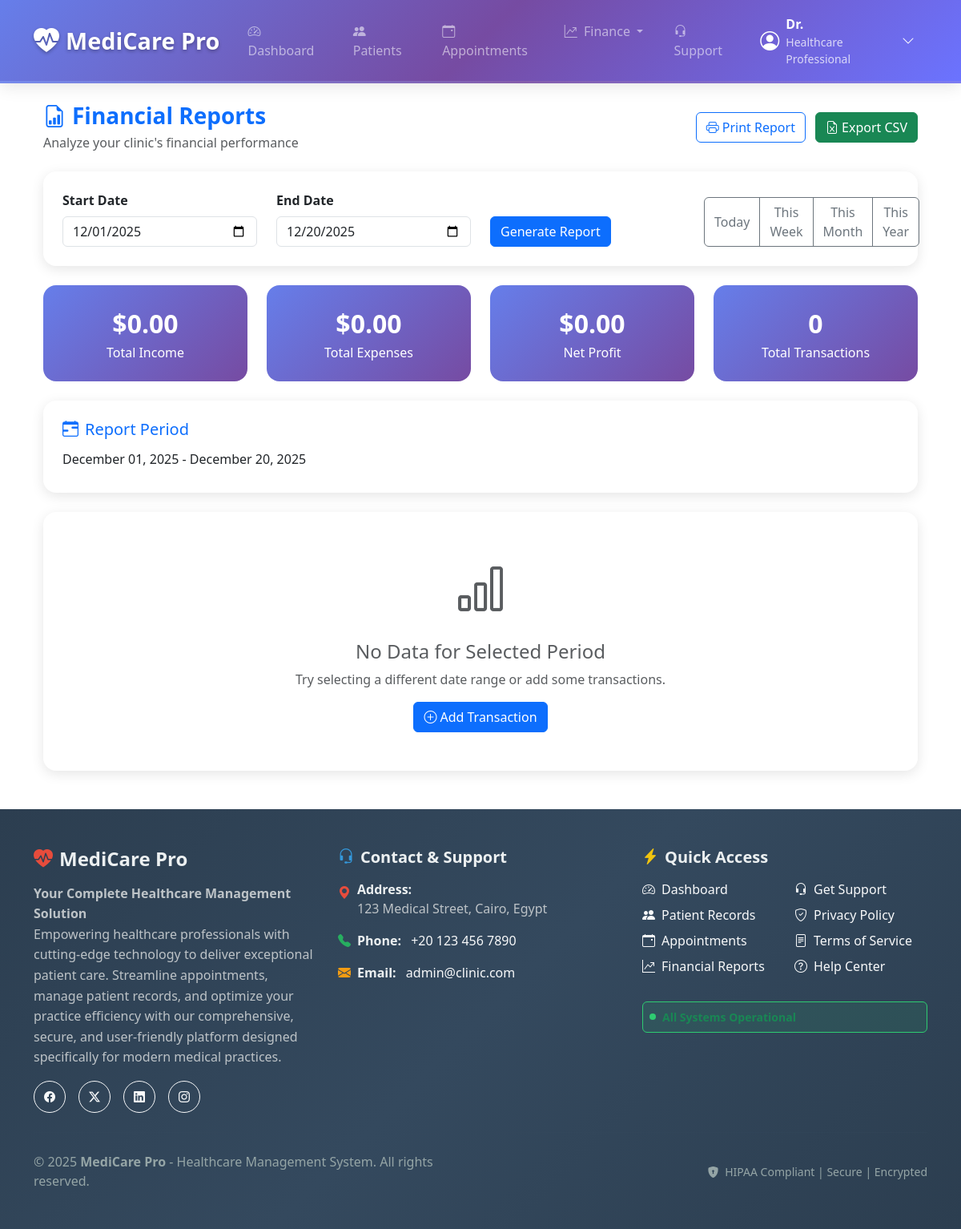
Page /finances/reports (signed in) on the committed database.
### models.py (models this page shows, shortened)
class AdminContactInfo(db.Model):
    __tablename__ = 'admin_contact_info'
    id = db.Column(db.Integer, primary_key=True)
    phone = db.Column(db.String(20))
    whatsapp = db.Column(db.String(20))
    email = db.Column(db.String(120))
    address = db.Column(db.Text)
    working_hours = db.Column(db.String(100))
    updated_at = db.Column(db.DateTime, default=datetime.utcnow)
    updated_by = db.Column(db.Integer, db.ForeignKey('super_admin.id'))
    @classmethod
    def get_contact_info(cls):
        info = cls.query.first()
        return info

### app.py (the view, shortened to what this page needs)
@app.route('/finances/reports', methods=['GET', 'POST'])
@login_required
def financial_reports():
    form = DateRangeForm()
    today = datetime.now()
    start_date = today.replace(day=1)
    end_date = today
    if form.validate_on_submit():
        start_date = datetime.combine(form.start_date.data, datetime.min.time())
        end_date = datetime.combine(form.end_date.data, datetime.max.time())
    elif request.method == 'GET':
        form.start_date.data = start_date.date()
        form.end_date.data = end_date.date()
    transactions = FinancialTransaction.query.filter(
        FinancialTransaction.doctor_id == current_user.id,
        FinancialTransaction.transaction_date.between(start_date, end_date)
    ).order_by(FinancialTransaction.transaction_date.desc()).all()
    income_by_category = {}
    expense_by_category = {}
    total_income = sum(income_by_category.values())
    total_expenses = sum(expense_by_category.values())
    net_profit = total_income - total_expenses
    return render_template('finances/reports.html',
                         form=form,
                         transactions=transactions,
                         income_by_category=income_by_category,
                         expense_by_category=expense_by_category,
                         total_income=total_income,
                         total_expenses=total_expenses,
                         net_profit=net_profit,
                         start_date=start_date,
                         end_date=end_date)

### templates/finances/reports.html (shortened to what this page needs)
{% extends "base.html" %}
{% block content %}
<div class="container-fluid">
  <div class="d-flex justify-content-between align-items-center mb-4">
    <div>
      <h1 class="h3 text-primary fw-bold mb-1">
        <i class="bi bi-file-earmark-bar-graph me-2"></i>Financial Reports
      </h1>
      <p class="text-muted mb-0">Analyze your clinic's financial performance</p>
    </div>
    <div>
      <button class="btn btn-outline-primary" onclick="window.print()">
        <i class="bi bi-printer me-1"></i>Print Report
      </button>
      <button class="btn btn-success ms-2" onclick="exportToCSV()">
        <i class="bi bi-file-earmark-excel me-1"></i>Export CSV
      </button>
    </div>
  </div>
  <div class="report-card">
    <form method="POST" class="row align-items-end">
      <div class="col-md-3">
        <label class="form-label fw-semibold">{{ form.start_date.label.text }}</label>
        {{ form.start_date(class="form-control") }}
      </div>
      <div class="col-md-3">
        <label class="form-label fw-semibold">{{ form.end_date.label.text }}</label>
        {{ form.end_date(class="form-control") }}
      </div>
      <div class="col-md-3">
        {{ form.submit(class="btn btn-primary") }}
      </div>
      <div class="col-md-3 text-end">
        <div class="btn-group">
          <button type="button" class="btn btn-outline-secondary" onclick="setDateRange('today')">Today</button>
          <button type="button" class="btn btn-outline-secondary" onclick="setDateRange('week')">This Week</button>
          <button type="button" class="btn btn-outline-secondary" onclick="setDateRange('month')">This Month</button>
          <button type="button" class="btn btn-outline-secondary" onclick="setDateRange('year')">This Year</button>
        </div>
      </div>
    </form>
  </div>
  <div class="row mb-4">
    <div class="col-md-3">
      <div class="metric-card bg-success">
        <div class="metric-value">${{ "%.2f"|format(total_income) }}</div>
        <div>Total Income</div>
      </div>
    </div>
    <div class="col-md-3">
      <div class="metric-card bg-danger">
        <div class="metric-value">${{ "%.2f"|format(total_expenses) }}</div>
        <div>Total Expenses</div>
      </div>
    </div>
    <div class="col-md-3">
      <div class="metric-card {{ 'bg-success' if net_profit >= 0 else 'bg-danger' }}">
        <div class="metric-value">${{ "%.2f"|format(net_profit) }}</div>
        <div>Net Profit</div>
      </div>
    </div>
    <div class="col-md-3">
      <div class="metric-card bg-info">
        <div class="metric-value">{{ transactions|length }}</div>
        <div>Total Transactions</div>
      </div>
    </div>
  </div>
  <div class="report-card">
    <h5 class="text-primary mb-3">
      <i class="bi bi-calendar-range me-2"></i>Report Period
    </h5>
    <p class="h6">{{ start_date.strftime('%B %d, %Y') }} - {{ end_date.strftime('%B %d, %Y') }}</p>
  </div>
  {% if not transactions %}
  <div class="report-card text-center py-5">
    <i class="bi bi-bar-chart text-muted" style="font-size: 4rem;"></i>
    <h4 class="text-muted mt-3">No Data for Selected Period</h4>
    <p class="text-muted">Try selecting a different date range or add some transactions.</p>
    <a href="{{ url_for('add_financial_transaction') }}" class="btn btn-primary">
      <i class="bi bi-plus-circle me-1"></i>Add Transaction
    </a>
  </div>
  {% endif %}
</div>
{% endblock %}

### templates/base.html (shortened to what this page needs)
<!DOCTYPE html>
<html lang="en">
<head>
    <link rel="stylesheet" href="https://cdn.jsdelivr.net/npm/bootstrap@5.3.2/dist/css/bootstrap.min.css">
    <link rel="stylesheet" href="https://cdn.jsdelivr.net/npm/bootstrap-icons@1.11.3/font/bootstrap-icons.css">
</head>
<body class="d-flex flex-column min-vh-100">
    <nav class="navbar navbar-expand-lg navbar-dark navbar-custom sticky-top">
      <div class="container">
        <a class="navbar-brand d-flex align-items-center" href="{{ url_for('dashboard') }}">
          <i class="bi bi-heart-pulse-fill fs-2 me-2"></i>
          <span>MediCare Pro</span>
        </a>
        <div class="collapse navbar-collapse" id="navbarMain">
          <ul class="navbar-nav me-auto mb-2 mb-lg-0">
            <li class="nav-item">
              <a class="nav-link" href="{{ url_for('dashboard') }}">
                <i class="bi bi-speedometer2 me-1"></i> Dashboard
              </a>
            </li>
            <li class="nav-item">
              <a class="nav-link" href="{{ url_for('patients') }}">
                <i class="bi bi-people-fill me-1"></i> Patients
              </a>
            </li>
            <li class="nav-item">
              <a class="nav-link" href="{{ url_for('calendar') }}">
                <i class="bi bi-calendar-event me-1"></i> Appointments
              </a>
            </li>
            <li class="nav-item dropdown">
              <a class="nav-link dropdown-toggle" href="#" id="financesDropdown" role="button" data-bs-toggle="dropdown" aria-expanded="false">
                <i class="bi bi-graph-up-arrow me-1"></i> Finance
              </a>
            </li>
            <li class="nav-item">
              <a class="nav-link" href="{{ url_for('contact') }}">
                <i class="bi bi-headset me-1"></i> Support
              </a>
            </li>
          </ul>
          <div class="d-flex align-items-center gap-3">
            {% if current_user.is_authenticated %}
              <div class="dropdown">
                <button class="user-profile d-flex align-items-center border-0 bg-transparent" data-bs-toggle="dropdown" aria-expanded="false" style="color: white;">
                  <i class="bi bi-person-circle fs-4 me-2"></i>
                  <div class="d-flex flex-column text-start">
                    <span class="fw-semibold">Dr. {{ current_user.first_name }}</span>
                    {% if current_user.clinic %}
                      <small class="opacity-75">{{ current_user.clinic.name }}</small>
                    {% else %}
                      <small class="opacity-75">Healthcare Professional</small>
                    {% endif %}
                  </div>
                  <i class="bi bi-chevron-down ms-2"></i>
                </button>
              </div>
            {% endif %}
          </div>
        </div>
      </div>
    </nav>
    <main class="flex-grow-1">
        <div class="container py-4">
            {% block content %}{% endblock %}
        </div>
    </main>
    <footer class="mt-auto" style="background: linear-gradient(135deg, #2c3e50 0%, #34495e 50%, #2c3e50 100%); color: #ecf0f1;">
      <div class="container py-5">
        <div class="row g-4">
          <div class="col-lg-4 col-md-6">
            <div class="footer-section">
              <h4 class="fw-bold mb-3 d-flex align-items-center">
                <i class="bi bi-heart-pulse-fill me-2" style="color: #e74c3c;"></i>
                MediCare Pro
              </h4>
              <p class="mb-3" style="line-height: 1.6; color: #bdc3c7;">
                <strong>Your Complete Healthcare Management Solution</strong><br>
                Empowering healthcare professionals with cutting-edge technology to deliver exceptional patient care.
                Streamline appointments, manage patient records, and optimize your practice efficiency with our
                comprehensive, secure, and user-friendly platform designed specifically for modern medical practices.
              </p>
              <div class="d-flex gap-3 mt-3">
                <a href="#" class="btn btn-outline-light btn-sm rounded-circle" style="width: 40px; height: 40px; display: flex; align-items: center; justify-content: center;">
                  <i class="bi bi-facebook"></i>
                </a>
                <a href="#" class="btn btn-outline-light btn-sm rounded-circle" style="width: 40px; height: 40px; display: flex; align-items: center; justify-content: center;">
                  <i class="bi bi-twitter-x"></i>
                </a>
                <a href="#" class="btn btn-outline-light btn-sm rounded-circle" style="width: 40px; height: 40px; display: flex; align-items: center; justify-content: center;">
                  <i class="bi bi-linkedin"></i>
                </a>
                <a href="#" class="btn btn-outline-light btn-sm rounded-circle" style="width: 40px; height: 40px; display: flex; align-items: center; justify-content: center;">
                  <i class="bi bi-instagram"></i>
                </a>
              </div>
            </div>
          </div>
          <div class="col-lg-4 col-md-6">
            <div class="footer-section">
              <h5 class="fw-bold mb-3 d-flex align-items-center">
                <i class="bi bi-headset me-2" style="color: #3498db;"></i>
                Contact & Support
              </h5>
              {% if contact_info %}
                <div class="contact-info">
                  {% if contact_info.address %}
                    <div class="mb-3 d-flex align-items-start">
                      <i class="bi bi-geo-alt-fill me-2 mt-1" style="color: #e74c3c;"></i>
                      <div>
                        <strong>Address:</strong><br>
                        <span style="color: #bdc3c7;">{{ contact_info.address }}</span>
                      </div>
                    </div>
                  {% endif %}
                  {% if contact_info.phone %}
                    <div class="mb-3 d-flex align-items-center">
                      <i class="bi bi-telephone-fill me-2" style="color: #27ae60;"></i>
                      <div>
                        <strong>Phone:</strong>
                        <a href="tel:{{ contact_info.phone }}" class="text-light text-decoration-none ms-2">
                          {{ contact_info.phone }}
                        </a>
                      </div>
                    </div>
                  {% endif %}
                  {% if contact_info.email %}
                    <div class="mb-3 d-flex align-items-center">
                      <i class="bi bi-envelope-fill me-2" style="color: #f39c12;"></i>
                      <div>
                        <strong>Email:</strong>
                        <a href="mailto:{{ contact_info.email }}" class="text-light text-decoration-none ms-2">
                          {{ contact_info.email }}
                        </a>
                      </div>
                    </div>
                  {% endif %}
                </div>
              {% endif %}
            </div>
          </div>
          <div class="col-lg-4 col-md-12">
            <div class="footer-section">
              <h5 class="fw-bold mb-3 d-flex align-items-center">
                <i class="bi bi-lightning-charge-fill me-2" style="color: #f1c40f;"></i>
                Quick Access
              </h5>
              <div class="row">
                <div class="col-6">
                  <ul class="list-unstyled">
                    <li class="mb-2">
                      <a href="{{ url_for('dashboard') }}" class="text-light text-decoration-none d-flex align-items-center">
                        <i class="bi bi-speedometer2 me-2"></i> Dashboard
                      </a>
                    </li>
                    <li class="mb-2">
                      <a href="{{ url_for('patients') }}" class="text-light text-decoration-none d-flex align-items-center">
                        <i class="bi bi-people-fill me-2"></i> Patient Records
                      </a>
                    </li>
                    <li class="mb-2">
                      <a href="{{ url_for('calendar') }}" class="text-light text-decoration-none d-flex align-items-center">
                        <i class="bi bi-calendar-event me-2"></i> Appointments
                      </a>
                    </li>
                    <li class="mb-2">
                      <a href="{{ url_for('finances') }}" class="text-light text-decoration-none d-flex align-items-center">
                        <i class="bi bi-graph-up-arrow me-2"></i> Financial Reports
                      </a>
                    </li>
                  </ul>
                </div>
                <div class="col-6">
                  <ul class="list-unstyled">
                    <li class="mb-2">
                      <a href="{{ url_for('contact') }}" class="text-light text-decoration-none d-flex align-items-center">
                        <i class="bi bi-headset me-2"></i> Get Support
                      </a>
                    </li>
                    <li class="mb-2">
                      <a href="#" class="text-light text-decoration-none d-flex align-items-center">
                        <i class="bi bi-shield-check me-2"></i> Privacy Policy
                      </a>
                    </li>
                    <li class="mb-2">
                      <a href="#" class="text-light text-decoration-none d-flex align-items-center">
                        <i class="bi bi-file-text me-2"></i> Terms of Service
                      </a>
                    </li>
                    <li class="mb-2">
                      <a href="#" class="text-light text-decoration-none d-flex align-items-center">
                        <i class="bi bi-question-circle me-2"></i> Help Center
                      </a>
                    </li>
                  </ul>
                </div>
              </div>
              <div class="mt-3 p-2 rounded" style="background: rgba(46, 204, 113, 0.1); border: 1px solid #2ecc71;">
                <div class="d-flex align-items-center">
                  <div class="me-2" style="width: 8px; height: 8px; background: #2ecc71; border-radius: 50%; animation: pulse 2s infinite;"></div>
                  <small class="text-success fw-semibold">All Systems Operational</small>
                </div>
              </div>
            </div>
          </div>
        </div>
        <hr class="my-4" style="border-color: #34495e;">
        <div class="row align-items-center">
          <div class="col-md-6">
            <p class="mb-0" style="color: #95a5a6;">
              &copy; {{ current_year or 2025 }} <strong>MediCare Pro</strong> - Healthcare Management System. All rights reserved.
            </p>
          </div>
          <div class="col-md-6 text-md-end">
            <small style="color: #95a5a6;">
              <i class="bi bi-shield-lock-fill me-1"></i>
              HIPAA Compliant | Secure | Encrypted
            </small>
          </div>
        </div>
      </div>
    </footer>
</body>
</html>

### rows in the picture
AdminContactInfo: address "123 Medical Street, Cairo, Egypt", phone "+20 123 456 7890", email "admin@clinic.com"

### other values in the picture
{{ "%.2f"|format(total_income) }} "0.00"
{{ "%.2f"|format(total_expenses) }} "0.00"
{{ "%.2f"|format(net_profit) }} "0.00"
{{ transactions|length }} "0"
{{ start_date.strftime('%B %d, %Y') }} "December 01, 2025"
{{ end_date.strftime('%B %d, %Y') }} "December 20, 2025"
